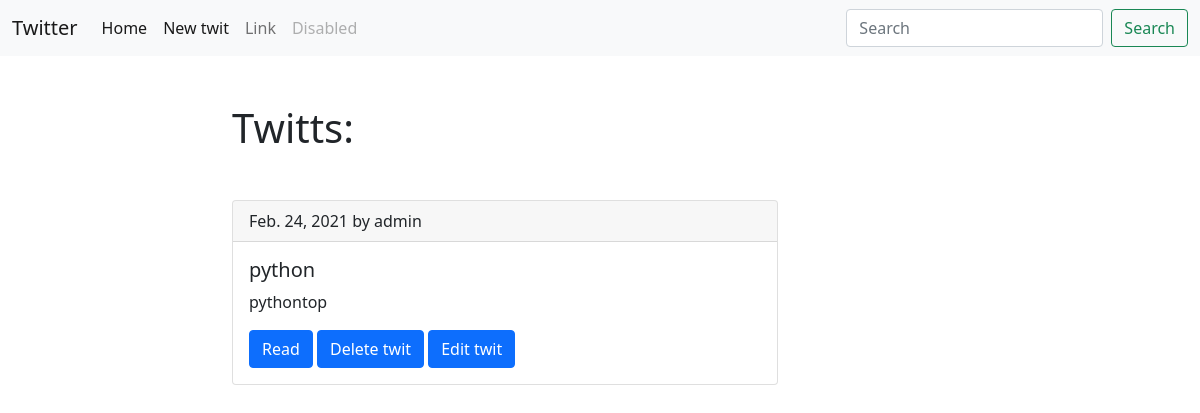
Page /home/ on the earlier database version.
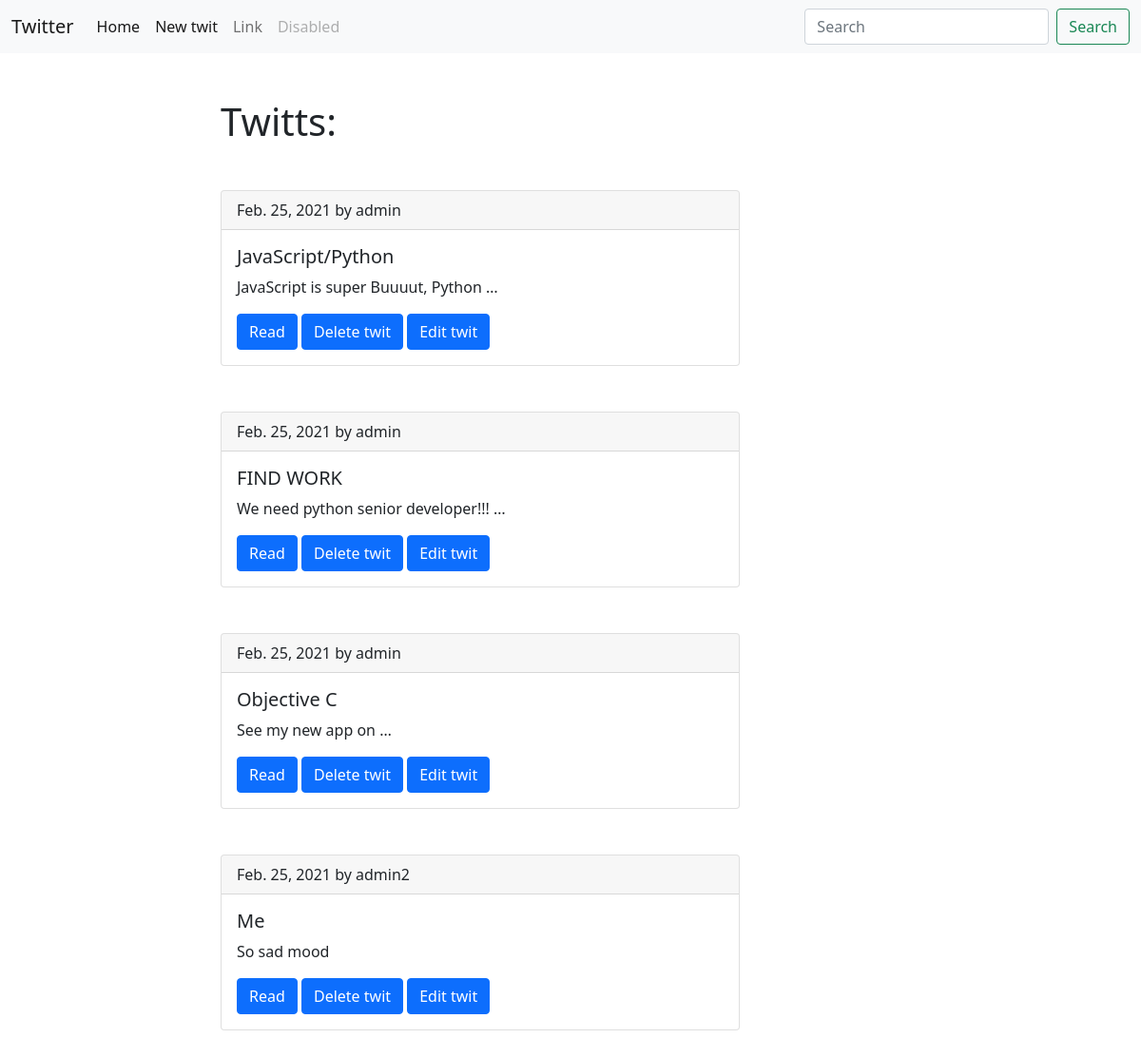
Same page on the later database version.
### blog/models.py (models this page shows, shortened)
class Post(models.Model):
    title = models.CharField(max_length=100)
    date_pub = models.DateField(auto_now_add=True)
    body = models.TextField()
    created_by = models.ForeignKey(User, on_delete=models.CASCADE,
                                   related_name='create_posts')
    class Meta:
        verbose_name = 'Пост'
        verbose_name_plural = 'Посты'

### blog/views.py (the view)
# urls.py: path('home/', posts_list, name='posts_list'),
def posts_list(request):
    posts = Post.objects.all()
    return render(request, 'blog/index.html', {'posts':posts})

### blog/templates/blog/index.html (shortened to what this page needs)
{% extends 'blog/base_blog.html' %}
{% block content %}
<div class="mb-5">
    <h1>Twitts:</h1>
</div>
{% for el in posts %}
        <div class="card mb-5">
            <div class="card-header">
                {{el.date_pub}} by {{el.created_by}}
            </div>
            <div class="card-body">
                <h5 class="card-title">{{ el.title }}</h5>
                <p class="card-text">{{ el.body|truncatewords:5 }}</p>
                <a href="{% url 'post_detail' pk=el.id %}" class="btn btn-primary">Read</a>
                <a href="{% url 'delete_twit' pk=el.id %}" class="btn btn-primary">Delete twit</a>
                <a href="{% url 'edit_twit' pk=el.id %}" class="btn btn-primary">Edit twit</a>
            </div>
        </div>
{% endfor %}
{% endblock %}

### blog/templates/blog/base_blog.html
{% extends 'base.html' %}

### templates/base.html (shortened to what this page needs)
<!DOCTYPE html>
<html lang="en">
<head>
    <link href="https://cdn.jsdelivr.net/npm/bootstrap@5.0.0-beta2/dist/css/bootstrap.min.css" rel="stylesheet">
</head>
<body>
    <nav class="navbar navbar-expand-lg navbar-light bg-light">
        <div class="container-fluid">
          <a class="navbar-brand" href="{% url 'posts_list' %}">Twitter</a>
          <div class="collapse navbar-collapse" id="navbarSupportedContent">
            <ul class="navbar-nav me-auto mb-2 mb-lg-0">
              <li class="nav-item">
                <a class="nav-link active" aria-current="page" href="{% url 'posts_list' %}">Home</a>
              </li>
              <li class="nav-item">
                <a class="nav-link active" aria-current="page" href="{% url 'new_twit'%}">New twit</a>
              </li>
              <li class="nav-item">
                <a class="nav-link" href="#">Link</a>
              </li>
              <li class="nav-item">
                <a class="nav-link disabled" href="#" tabindex="-1" aria-disabled="true">Disabled</a>
              </li>
            </ul>
            <form class="d-flex">
              <input class="form-control me-2" type="search" placeholder="Search" aria-label="Search">
              <button class="btn btn-outline-success" type="submit">Search</button>
            </form>
          </div>
        </div>
      </nav>
      <div class="container mt-5">
        <div class="row">
            <div class="col-6 offset-md-2">
                {% block content %}
                {% endblock %}
            </div>
        </div>
    </div>
</body>
</html>

Differences in the rows shown:
removed Post: date_pub "Feb. 24, 2021", created_by "admin", title "python", body "pythontop"
added Post: date_pub "Feb. 25, 2021", created_by "admin", title "JavaScript/Python", body "JavaScript is super Buuuut, Python …"
added Post: date_pub "Feb. 25, 2021", created_by "admin", title "FIND WORK", body "We need python senior developer!!! …"
added Post: date_pub "Feb. 25, 2021", created_by "admin", title "Objective C", body "See my new app on …"
added Post: date_pub "Feb. 25, 2021", created_by "admin2", title "Me", body "So sad mood"
